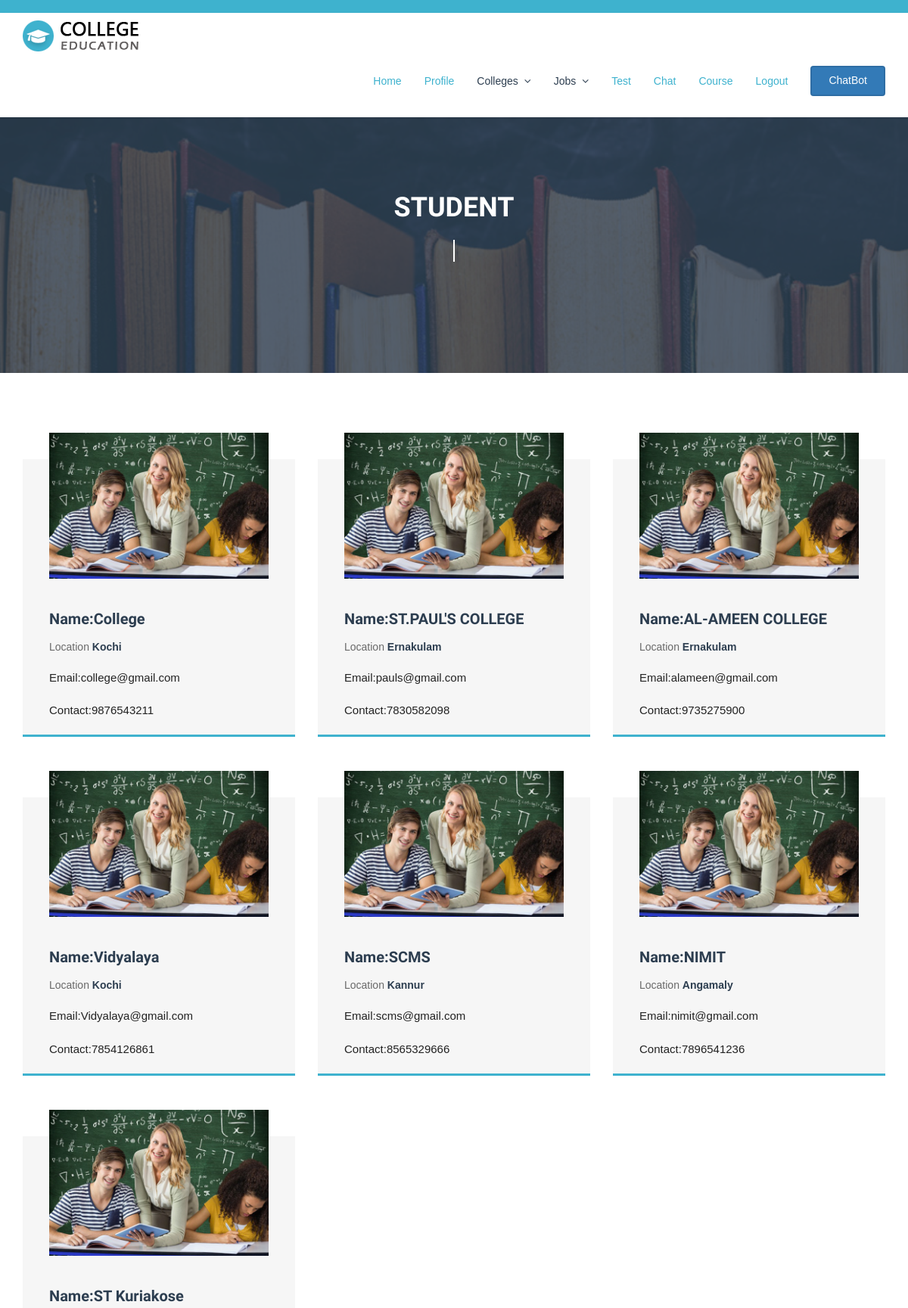
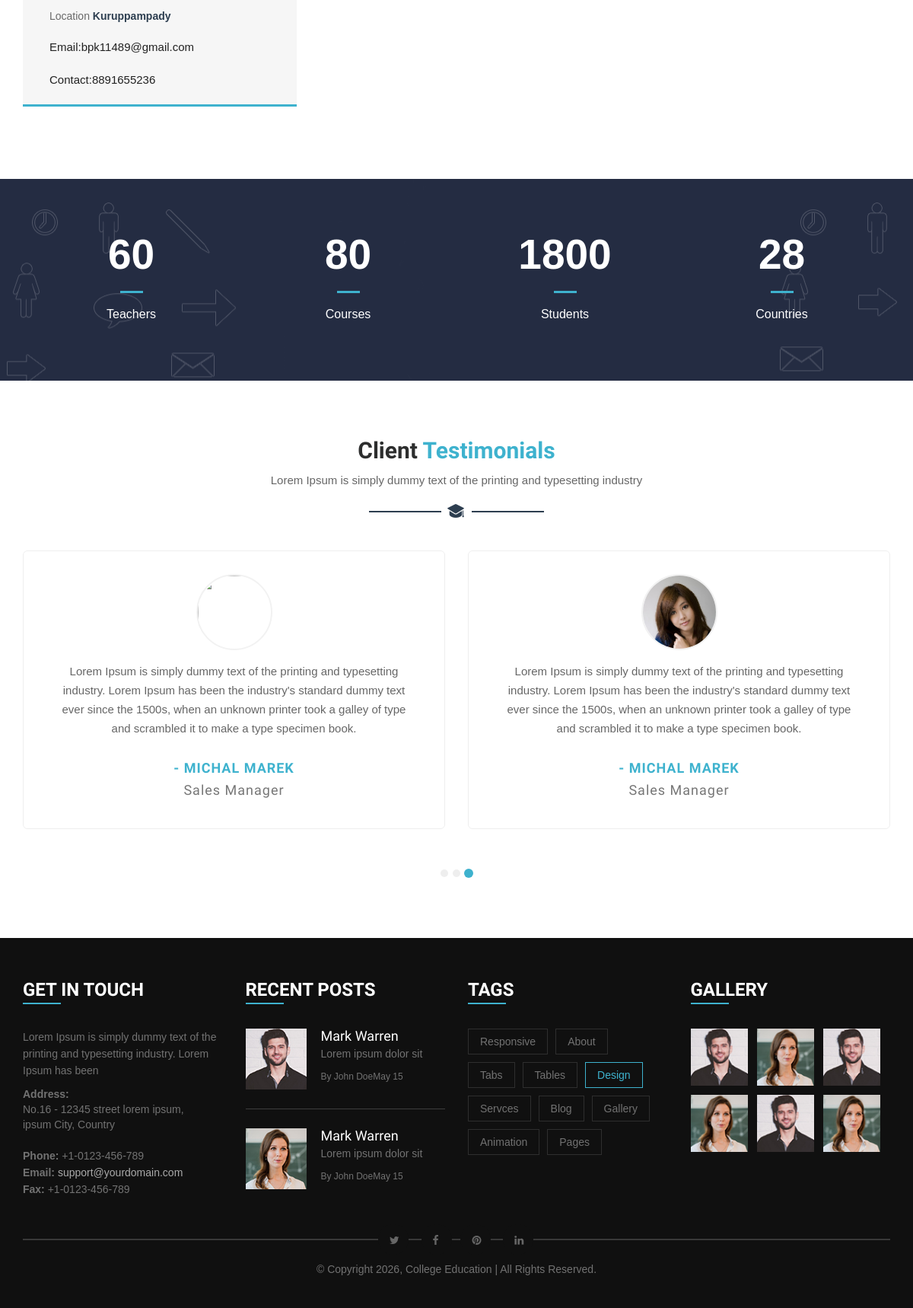
Page /stud_clg_view on the committed database (2 pictures, top to bottom).
### myapp/models.py (models this page shows)
class College(models.Model):
    user = models.ForeignKey(Login, on_delete=models.CASCADE)
    name = models.CharField(max_length=30, null=True)
    email = models.EmailField()
    password = models.CharField(max_length=30, null=True)
    phone = models.CharField(max_length=30, null=True)
    location = models.CharField(max_length=30, null=True)
    image = models.FileField(upload_to='file', null=True)

### myapp/views.py (the view)
# urls.py: path('stud_clg_view', views.stud_clg_view),
def stud_clg_view(request):
    data = College.objects.all()
    return render(
        request,
        "student/stud_clg_view.html",
        {"data": data}
    )

### templates/student/stud_clg_view.html (shortened to what this page needs)
{% extends 'student/common.html' %}
{% load static %}
{% block content %}
  <div class="inner-page-wrapper course-wrapper">
    <div class="container">
      <div class="row offset-top-40">
        {% for i in data %}
        {% if  i.user.is_active == 1 %}
        <div class="col-sm-6 col-md-4">
          <div class="single-item">
            <div class="single-item-image overlay-effect"> <a href="#"><img src="images/courses-img1.jpg" alt=""></a> </div>
            <div class="single-item-text">
              <h4><a href>Name:{{i.name}}</a></h4>
              <div class="single-item-text-info"><span>Location <span>{{i.location}}</span></span> </div>
              <p>Email:{{i.email}}</p>
              <p>Contact:{{i.phone}}</p>
            </div>
          </div>
          {% endif %}
        </div>
        {% endfor %}
      </div>
    </div>
{% endblock %}

### static/css/style.css (style rules this page uses)
* { margin: 0; padding: 0; }
body { font-family: 'Open Sans', sans-serif; font-size: 14px; line-height: 1.57143; font-weight: 400; color: #727272; }
h1, h2, h3, h4, h5, h6 { font-family: 'Raleway', sans-serif; margin-top: 0; }
a { color: #666666; transition: all 0.3s ease 0s; }
a, a:hover, a:active, a:focus { outline: none; text-decoration: none; }
.offset-top-40 { margin-top: 40px; }
.course-wrapper { margin: 0; padding: 55px 0 16px; width: 100%; float: left; }
.single-item-image a { display: inline-block; }
.single-item-image { overflow: hidden; position: relative; text-align: center; top: -35px; }
.single-item-image.overlay-effect img { width: 100%; }
.overlay-effect a { position: relative }
.overlay-effect a:before { background: rgba(45, 62, 80, 0.2) none repeat scroll 0 0; bottom: 0; content: ""; height: 100%; left: 0; opacity: 0; -ms-filter: "progid:DXImageTransform.Microsoft.Alpha(Opacity=0)"; filter: alpha(opacity=0); position: absolute; right: 0; width: 100%; }
.single-item { background: #f6f6f6 none repeat scroll 0 0; padding: 0 35px; -webkit-transition: all 0.3s ease 0s; transition: all 0.3s ease 0s; margin-bottom: 80px; }
.single-item-text h4 { font-size: 20px; padding-top: 7px; }
.single-item-text h4 a, .single-item-text h4 { color: #2d3e50; font-weight: 600; }
.single-item-text-info span { color: #696969; margin-right: 11px; }
.single-item-text-info span span { color: #2d3e50; font-weight: 600; }
.single-item-text > p { color: #222222; }
.single-item-text-info { margin-bottom: 18px; padding-top: 5px; }
.inner-page-wrapper { padding: 50px 0; float: left; width: 100%; }
.inner-page-wrapper p { font-size: 15px; margin: 0 0 20px; }
.course-wrapper { padding: 74px 0 15px; }
body { font-family: Arial; }
* { box-sizing: border-box; }

### static/css/one.css (style rules this page uses)
.single-item { border-bottom: 3px solid #3eb2ce; }

### rows in the picture
College: name "College", location "Kochi", email "college@gmail.com", phone "9876543211"
College: name "ST.PAUL'S COLLEGE", location "Ernakulam", email "pauls@gmail.com", phone "7830582098"
College: name "AL-AMEEN COLLEGE", location "Ernakulam", email "alameen@gmail.com", phone "9735275900"
College: name "Vidyalaya", location "Kochi", email "Vidyalaya@gmail.com", phone "7854126861"
College: name "SCMS", location "Kannur", email "scms@gmail.com", phone "8565329666"
College: name "NIMIT", location "Angamaly", email "nimit@gmail.com", phone "7896541236"
College: name "ST Kuriakose", location "Kuruppampady", email "bpk11489@gmail.com", phone "8891655236"
